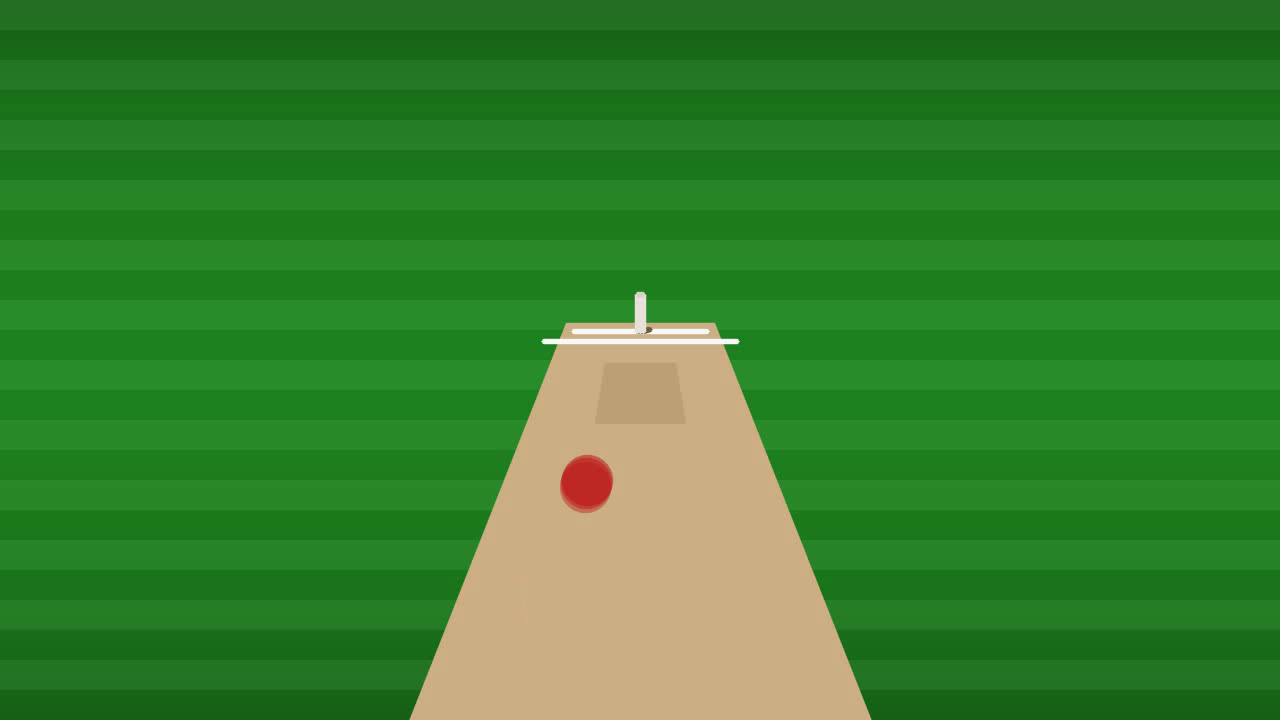
#> input picture frame 3 of adaptive_cricket_ai/datasets/sample_videos/inswinging_yorker.mp4, 1280 x 720 px
$ python extract_samples.py
#> lines starting #> are read from the running program, lines starting #| are printed output that depends on the picture
### adaptive_cricket_ai/src/data_processing/video_loader.py
"""
Robust OpenCV Video Loader and Frame Processing Pipeline.
Designed for cricket match delivery ingestion, metadata extraction,
frame streaming, batching, and temporal windowing for ball detection.
"""

import os
from dataclasses import asdict, dataclass
from pathlib import Path
from typing import Generator, Iterator, List, Optional, Tuple, Union

import cv2
import numpy as np


@dataclass
class VideoMetadata:
    """Detailed metadata container for an ingested video clip."""
    file_path: str
    file_name: str
    file_size_mb: float
    width: int
    height: int
    aspect_ratio: str
    fps: float
    total_frames: int
    duration_seconds: float
    fourcc: str
    is_valid: bool


class VideoLoader:
    """
    Production-grade OpenCV Video Ingestion & Processing Pipeline.

    Supports MP4, AVI, MOV containers with memory-efficient frame generation,
    timestamp seeking, sub-sampling, frame extraction, and temporal triplet batching.
    """

    SUPPORTED_EXTENSIONS = {".mp4", ".avi", ".mov", ".mkv", ".webm"}

    def __init__(self, video_path: Union[str, Path]):
        self.video_path = Path(video_path)
        self._validate_file()
        self._metadata: Optional[VideoMetadata] = None

    def _validate_file(self) -> None:
        """Ensure file exists and has a supported video extension."""
        if not self.video_path.exists():
            raise FileNotFoundError(f"Video file not found at: {self.video_path}")

        ext = self.video_path.suffix.lower()
        if ext not in self.SUPPORTED_EXTENSIONS:
            raise ValueError(
                f"Unsupported video format '{ext}'. Supported formats: {self.SUPPORTED_EXTENSIONS}"
            )

    def get_metadata(self) -> VideoMetadata:
        """
        Inspect video stream and extract comprehensive spatial and temporal metadata.
        """
        if self._metadata is not None:
            return self._metadata

        cap = cv2.VideoCapture(str(self.video_path))
        if not cap.isOpened():
            raise RuntimeError(f"OpenCV failed to open video file: {self.video_path}")

        try:
            width = int(cap.get(cv2.CAP_PROP_FRAME_WIDTH))
            height = int(cap.get(cv2.CAP_PROP_FRAME_HEIGHT))
            fps = float(cap.get(cv2.CAP_PROP_FPS))
            total_frames = int(cap.get(cv2.CAP_PROP_FRAME_COUNT))
            fourcc_int = int(cap.get(cv2.CAP_PROP_FOURCC))
            fourcc = "".join([chr((fourcc_int >> 8 * i) & 0xFF) for i in range(4)])

            # Safe fallbacks if metadata tags are corrupted/missing
            if fps <= 0:
                fps = 30.0
            duration = total_frames / fps if fps > 0 else 0.0

            file_size_mb = self.video_path.stat().st_size / (1024 * 1024)

            # Aspect ratio calculation
            gcd_val = np.gcd(width, height) if width > 0 and height > 0 else 1
            aspect_ratio = f"{width // gcd_val}:{height // gcd_val}"

            self._metadata = VideoMetadata(
                file_path=str(self.video_path.resolve()),
                file_name=self.video_path.name,
                file_size_mb=round(file_size_mb, 2),
                width=width,
                height=height,
                aspect_ratio=aspect_ratio,
                fps=round(fps, 2),
                total_frames=total_frames,
                duration_seconds=round(duration, 3),
                fourcc=fourcc.strip(),
                is_valid=(width > 0 and height > 0 and total_frames > 0)
            )
            return self._metadata
        finally:
            cap.release()

    def stream_frames(
        self,
        target_size: Optional[Tuple[int, int]] = None,
        color_space: str = "RGB",
        stride: int = 1,
        start_frame: int = 0,
        max_frames: Optional[int] = None
    ) -> Generator[Tuple[int, float, np.ndarray], None, None]:
        """
        Stream frames sequentially as a memory-efficient generator.

        Args:
            target_size: (width, height) resize tuple if downsampling requested.
            color_space: Output color mode ('RGB', 'BGR', 'GRAY').
            stride: Step size (1 = every frame, 2 = every second frame).
            start_frame: Initial frame offset to seek to.
            max_frames: Maximum number of frames to yield.

        Yields:
            Tuple of (frame_index, timestamp_seconds, frame_array)
        """
        cap = cv2.VideoCapture(str(self.video_path))
        if not cap.isOpened():
            raise RuntimeError(f"Failed to open video: {self.video_path}")

        meta = self.get_metadata()
        fps = meta.fps if meta.fps > 0 else 30.0

        if start_frame > 0:
            cap.set(cv2.CAP_PROP_POS_FRAMES, start_frame)

        curr_frame_idx = start_frame
        yielded_count = 0

        try:
            while cap.isOpened():
                ret, frame = cap.read()
                if not ret or frame is None:
                    break

                if (curr_frame_idx - start_frame) % stride == 0:
                    # Apply color conversion
                    if color_space.upper() == "RGB":
                        processed_frame = cv2.cvtColor(frame, cv2.COLOR_BGR2RGB)
                    elif color_space.upper() == "GRAY":
                        processed_frame = cv2.cvtColor(frame, cv2.COLOR_BGR2GRAY)
                    else:
                        processed_frame = frame

                    # Apply resize if specified
                    if target_size is not None:
                        processed_frame = cv2.resize(
                            processed_frame, target_size, interpolation=cv2.INTER_LINEAR
                        )

                    timestamp = curr_frame_idx / fps
                    yield curr_frame_idx, timestamp, processed_frame
                    yielded_count += 1

                    if max_frames is not None and yielded_count >= max_frames:
                        break

                curr_frame_idx += 1
        finally:
            cap.release()

    # [21 lines left out: function stream_triplets, not called in this run]

    def extract_frames(
        self,
        output_dir: Union[str, Path],
        sample_stride: int = 1,
        max_frames: Optional[int] = None,
        image_format: str = "png"
    ) -> List[str]:
        """
        Extract video frames and save them to disk for dataset annotation or visual inspection.

        Returns:
            List of saved image absolute file paths.
        """
#> called with sample_stride = 3, image_format = 'jpg'
        out_path = Path(output_dir)
        out_path.mkdir(parents=True, exist_ok=True)

        saved_files: List[str] = []
        fmt = image_format.lower().lstrip(".")

        for idx, timestamp, frame in self.stream_frames(
            color_space="BGR",  # cv2.imwrite expects BGR
            stride=sample_stride,
            max_frames=max_frames
        ):
            file_name = f"frame_{idx:06d}.{fmt}"
#> file_name = 'frame_000000.jpg'
            save_file = out_path / file_name
            success = cv2.imwrite(str(save_file), frame)
            if success:
                saved_files.append(str(save_file.resolve()))

        return saved_files

### adaptive_cricket_ai/src/data_processing/extract_samples.py
"""
Sample Frame Extraction and Video Ingestion Verification Script.
Demonstrates:
1. Video file validation and metadata extraction
2. Sequential streaming with timestamp logging
3. Subsampled frame extraction to disk
4. Temporal triplet window verification
"""

import sys
from pathlib import Path

# Add project root to path
PROJECT_ROOT = Path(__file__).resolve().parents[3]
if str(PROJECT_ROOT) not in sys.path:
    sys.path.insert(0, str(PROJECT_ROOT))

from adaptive_cricket_ai.src.data_processing.video_loader import VideoLoader


def run_extraction_demo():
    sample_video_path = PROJECT_ROOT / "adaptive_cricket_ai" / "datasets" / "sample_videos" / "inswinging_yorker.mp4"
    output_dir = PROJECT_ROOT / "adaptive_cricket_ai" / "datasets" / "processed" / "sample_frames"

    print("=" * 70)
    print("PHASE 1: VIDEO INGESTION & FRAME EXTRACTION PIPELINE DEMO")
    print("=" * 70)

    # 1. Initialize Loader
    print(f"\n[1] Initializing VideoLoader for: {sample_video_path.name}")
    loader = VideoLoader(sample_video_path)

    # 2. Extract Metadata
    print("\n[2] Extracting Video Metadata...")
    meta = loader.get_metadata()
    print(f"    - File Name:      {meta.file_name}")
    print(f"    - File Size:      {meta.file_size_mb} MB")
    print(f"    - Resolution:     {meta.width} x {meta.height} (Aspect: {meta.aspect_ratio})")
    print(f"    - Frame Rate:     {meta.fps} FPS")
    print(f"    - Total Frames:   {meta.total_frames}")
    print(f"    - Duration:       {meta.duration_seconds:.2f} seconds")
    print(f"    - FourCC Codec:   {meta.fourcc}")
    print(f"    - Stream Valid:   {meta.is_valid}")

    # 3. Extract sample frames to disk (stride=3 to capture distinct trajectory phases)
    print(f"\n[3] Extracting sample frames to: {output_dir} (stride=3)...")
    saved_frames = loader.extract_frames(output_dir, sample_stride=3, image_format="jpg")
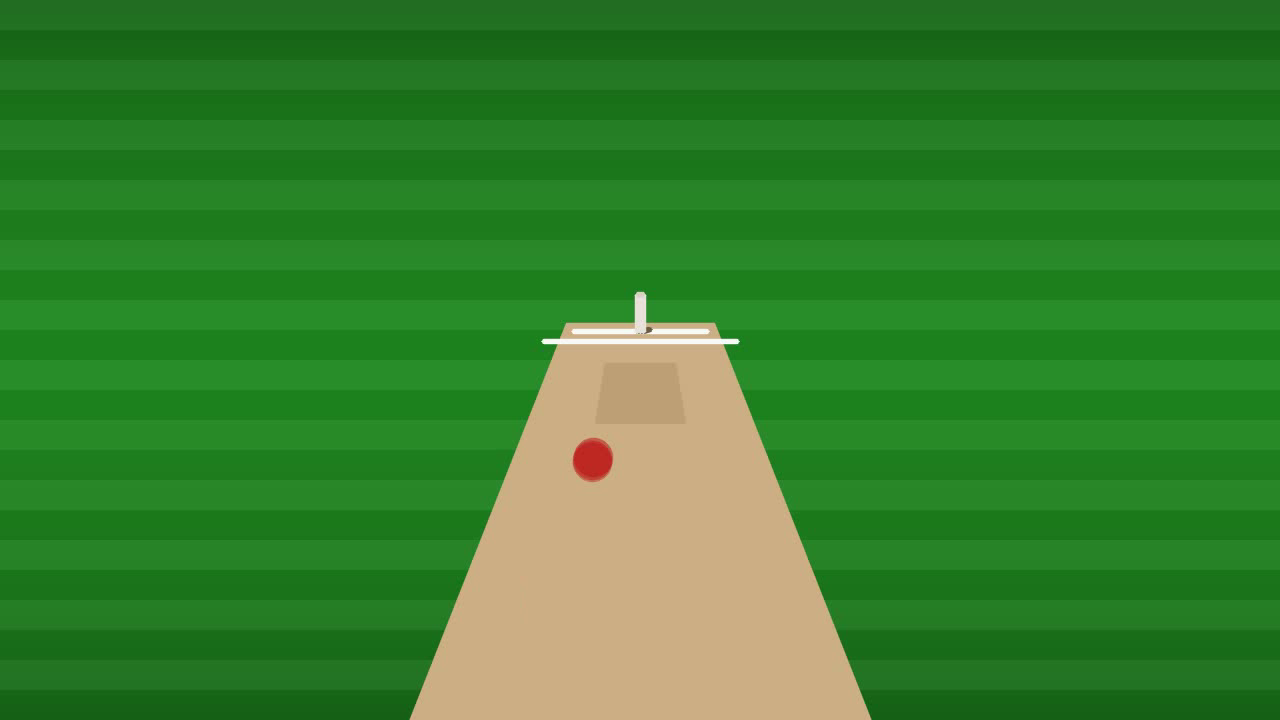
#> input picture frame 4 of adaptive_cricket_ai/datasets/sample_videos/inswinging_yorker.mp4, 1280 x 720 px
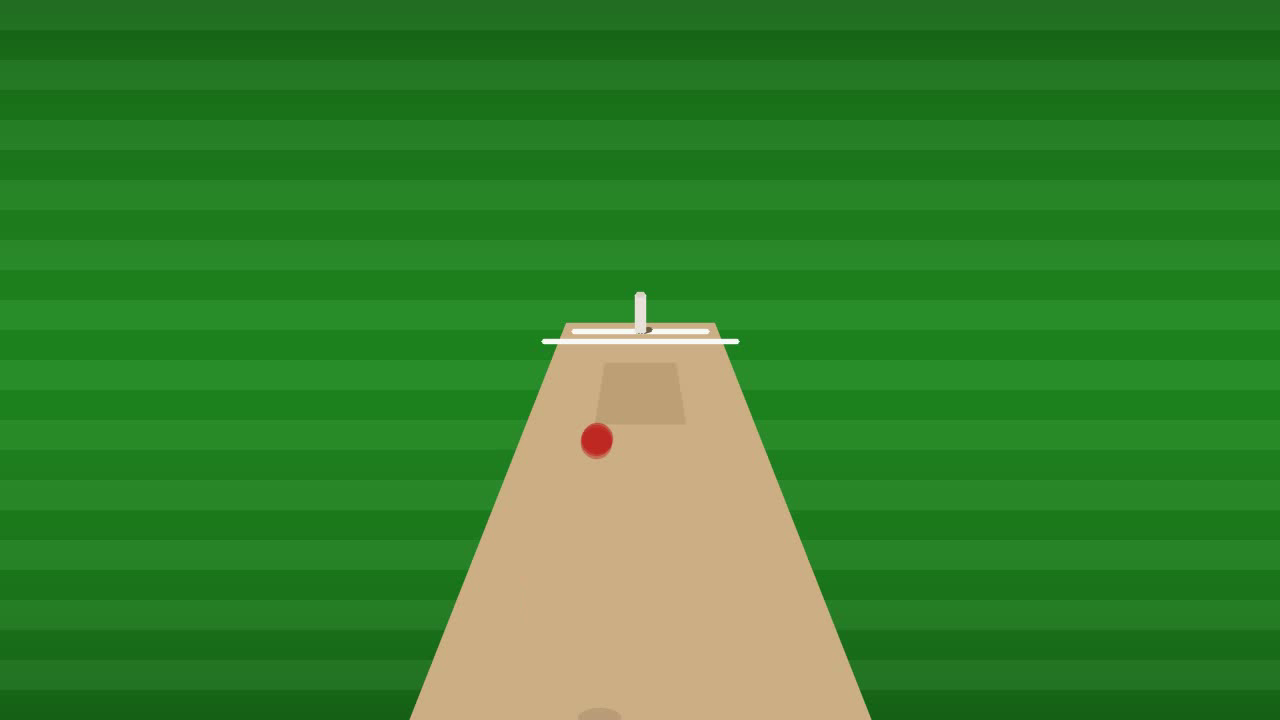
#> input picture frame 5 of adaptive_cricket_ai/datasets/sample_videos/inswinging_yorker.mp4, 1280 x 720 px
    print(f"    [OK] Successfully extracted {len(saved_frames)} frames.")
    for p in saved_frames[:3]:
        print(f"         Preview: {Path(p).name}")
    print(f"         ... and {len(saved_frames) - 3} more frames.")

    # 4. Verify Temporal Triplet Generator
    print("\n[4] Verifying 3-frame Temporal Triplet Generator...")
    triplet_count = 0
    for middle_idx, t_prev, t_curr, t_next in loader.stream_triplets(target_size=(640, 360)):
        triplet_count += 1
        if triplet_count == 1:
            print(f"    - First Triplet center frame: #{middle_idx:03d}")
            print(f"      Frame shapes: prev={t_prev.shape}, curr={t_curr.shape}, next={t_next.shape}")
    print(f"    [OK] Streamed {triplet_count} consecutive temporal triplets.")

    print("\n" + "=" * 70)
    print("PIPELINE TEST COMPLETED: ALL VIDEO LOADER OPERATIONS VERIFIED.")
    print("=" * 70)


if __name__ == "__main__":
    run_extraction_demo()
